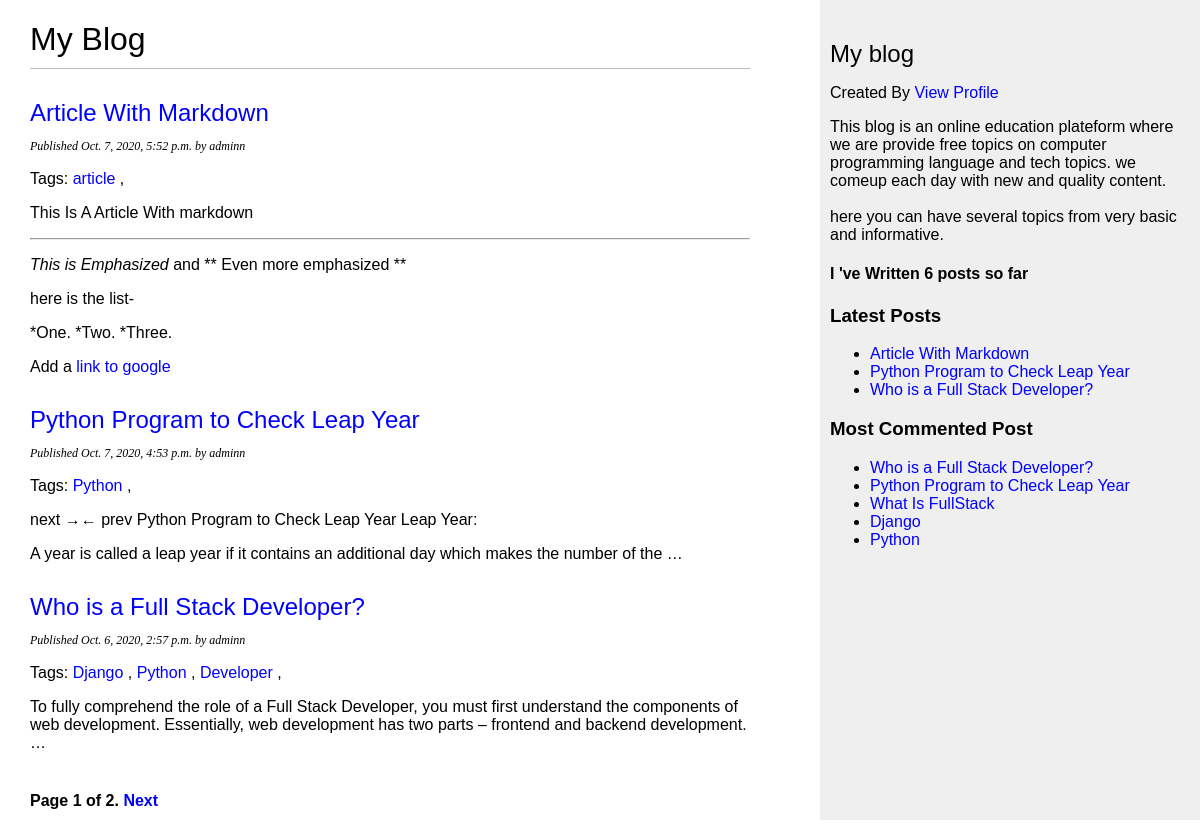
Screenshot of /blog/ with the database file from the repository.
### blog/models.py (models this page shows, shortened)
class Post(models.Model):
    STATUS_CHOICES= ( ('draft','Draft'),('published','Published'),
                      )
    title = models.CharField(max_length=250)
    slug = models.SlugField(max_length=250, unique_for_date='publish')
    author = models.ForeignKey(User,on_delete=models.CASCADE,related_name='blog_posts')
    body = models.TextField()
    publish = models.DateTimeField(default=timezone.now)
    created = models.DateTimeField(auto_now_add=True)
    updated = models.DateTimeField(auto_now=True)
    status = models.CharField(max_length=10,choices=STATUS_CHOICES,default='draft')
    objects = models.Manager()
    published = PublishedManager()
    tag = TaggableManager()
    def get_absolute_url(self):
        return reverse('blog:post_detail',
                    args=[self.publish.year,
                          self.publish.month,
                          self.publish.day,
                          self.slug])
    class Meta:
        ordering = ('-publish',)

### blog/views.py (the view)
# urls.py: path('', views.post_list,name='post_list'),
def post_list(request,tag_slug=None):
    object_list = Post.published.all()
    tag= None
    if tag_slug:
        tag = get_object_or_404(Tag,slug=tag_slug)
        object_list = object_list.filter(tags__in=[tag])
    paginator = Paginator(object_list, 3)  # 3 posts at single page
    page = request.GET.get('page')
    try:
        posts = paginator.page(page)
    except PageNotAnInteger:
        posts = paginator.page(1)
    except EmptyPage:
        posts = paginator.page(paginator.num_pages)
    return render(request, 'blog/post/list.html', {'page': page, 'posts': posts,'tag':tag})

### blog/models.py (called while the page is built)
    def get_queryset(self):
        return super(PublishedManager,self).get_queryset().filter(status='published')

### blog/templatetags/blog_tags.py (called while the page is built)
@register.simple_tag
def total_posts():
    return Post.published.count()

@register.simple_tag
def get_most_commented_posts(count=5):
    return Post.published.annotate(
        total_comments = Count('comments')
    ).order_by('-total_comments')[:count]

@register.inclusion_tag("blog/post/latest_posts.html")
def show_latest_posts(count=5):
    latest_posts = Post.published.order_by('-publish')[:count]
    return {'latest_posts':latest_posts}

@register.filter(name='markdown')
def markdown_format(text):
    return mark_safe(markdown.markdown(text))
    return {
        "request": request,}

### blog/templates/blog/post/list.html (shortened to what this page needs)
{% extends "blog/base.html" %}
{% load blog_tags %}
{% block content %}
  <h1>My Blog</h1>
  {% for post in posts %}
    <h2>
      <a href="{{ post.get_absolute_url }}">
        {{ post.title }}
      </a>
    </h2>
    <p class="date">
      Published {{ post.publish }} by {{ post.author }}
    </p>
<p class='tags'>Tags:
  {% for tag in post.tag.all %}
  <a href="{% url "blog:post_list_by_tag" tag.slug %}">
  {{tag.name}}
  </a>
  {% if not foorloop.last %},{% endif %}
  {% endfor %}
</p>
    {{ post.body | markdown |truncatewords:30 }}
  {% endfor %}
{% include "pagination.html" with page=posts %}
{% endblock %}

### blog/templates/blog/base.html (shortened to what this page needs)
{% load blog_tags %}
{% load static %}
<html>
<head>
  <link href="{% static "css/blog.css" %}" rel="stylesheet">
</head>
<body>
  <div id="content">
    {% block content %}
    {% endblock %}
  </div>
  <div id="sidebar">
    <h2>My blog</h2>
    <p>Created By <a href ="https://www.linkedin.com/in/rohit-kushwaha1/"> View Profile</a></p>
    <p>This blog is an online education plateform where we are provide free topics on computer programming language and tech topics.
      we comeup each day with new and quality content.<br>
      <br>
      here you can have several topics from very basic and informative.
    </p>
    <p><h4> I 've Written {% total_posts %} posts so far</h4></p>
    <h3>Latest Posts</h3>
    {% show_latest_posts 3 %}
    <h3>Most Commented Post </h3>
    {% get_most_commented_posts as get_most_commented_posts %}
    <ul>
      {% for post in get_most_commented_posts %}
      <li>
        <a href = "{{ post.get_absolute_url }}">{{ post.title }}</a>
      </li>
      {% endfor %}
    </ul>
  </div>
</body>
</html>

### blog/templates/pagination.html (shortened to what this page needs)
<div class="pagination">
    <span class="step-links">
    <span class="current">
        Page {{ page.number }} of {{ page.paginator.num_pages }}.
    </span>
        {% if page.has_next %}
        <a href="?page={{ page.next_page_number }}">Next</a>
        {% endif %}
    </span>
</div>

### blog/templates/blog/post/latest_posts.html
<ul>
    {% for post in latest_posts %}
    <li>
        <a href = "{{post.get_absolute_url }}">{{ post.title }}</a>
    </li>
    {% endfor %}
</ul>

### blog/static/css/blog.css (style rules this page uses)
body { margin:0; padding:0; font-family:helvetica, sans-serif; }
a { color:blue; text-decoration: none; }
h1 { font-weight:normal; border-bottom:1px solid #bbb; padding:0 0 10px 0; }
h2 { font-weight:normal; margin:30px 0 0; }
#content { float:left; width:60%; padding:0 0 0 30px; }
#sidebar { float:right; width:30%; padding:10px; background:#efefef; height:100%; }
p.date { color:light skyblue; font-family: georgia, serif; font-size: 12px; font-style: italic; }
.pagination { margin:40px 0; font-weight:bold; }

### rows the page displays
Post: title "Article With Markdown", publish "Oct. 7, 2020, 5:52 p.m.", author "adminn", body "This Is A Article With markdown This is Emphasized and ** Even more emphasized ** here is the list- *One. *Two. *Three. Add a link to google"
Tag: name "article"
Post: title "Python Program to Check Leap Year", publish "Oct. 7, 2020, 4:53 p.m.", author "adminn", body "next →← prev Python Program to Check Leap Year Leap Year: A year is called a leap year if it contains an additional day which makes the number of the …"
Tag: name "Python"
Post: title "Who is a Full Stack Developer?", publish "Oct. 6, 2020, 2:57 p.m.", author "adminn", body "To fully comprehend the role of a Full Stack Developer, you must first understand the components of web development. Essentially, web development has two parts – frontend and backend development. …"
Tag: name "Django"
Tag: name "Developer"
Post: title "What Is FullStack"
Post: title "Django"
Post: title "Python"

### other values shown
{{ page.number }} "1"
{{ page.paginator.num_pages }} "2"
